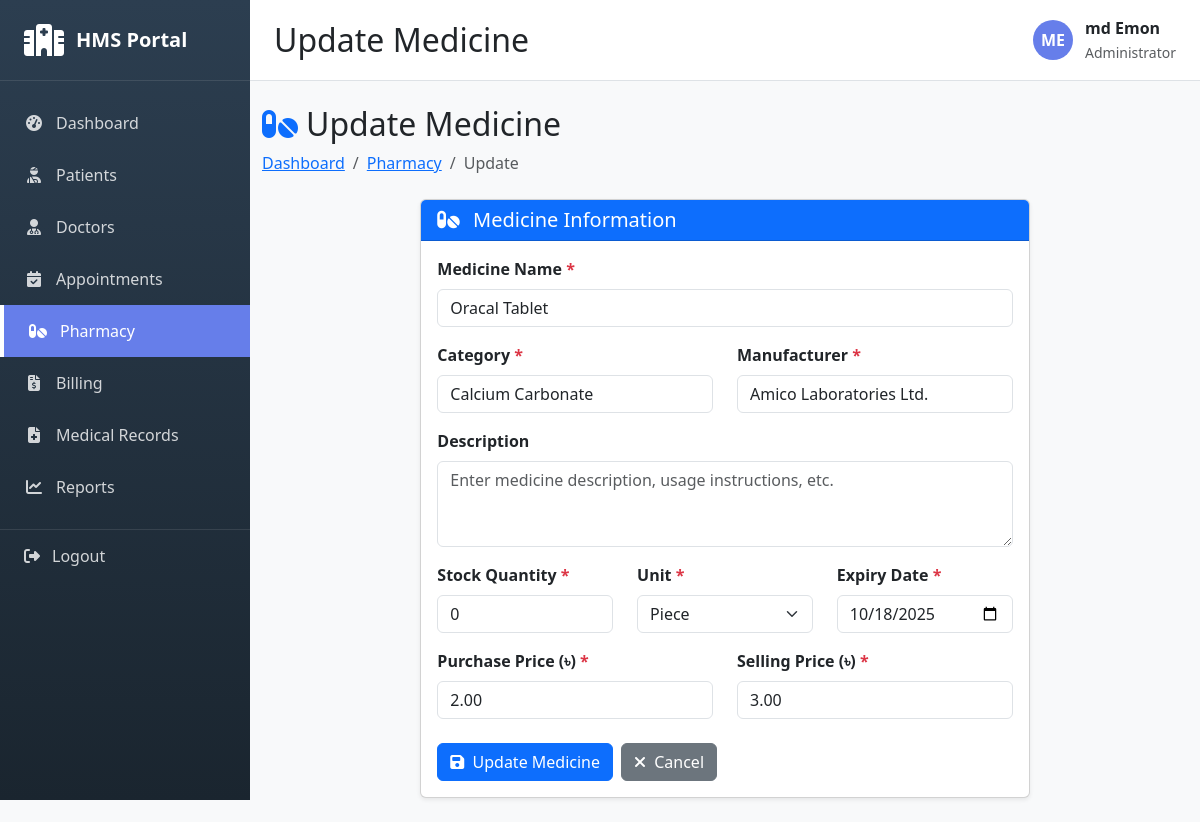
Page /pharmacy/2/update/ (signed in) on the committed database.
### pharmacy/models.py (models this page shows, shortened)
class Medicine(models.Model):
    UNIT_CHOICES = [
        ('Piece', 'Piece'),
        ('Box', 'Box'),
        ('Bottle', 'Bottle'),
        ('Strip', 'Strip'),
        ('Vial', 'Vial'),
        ('Tube', 'Tube'),
    ]
    medicine_id = models.CharField(max_length=50, unique=True)
    name = models.CharField(max_length=200)
    category = models.CharField(max_length=100)
    manufacturer = models.CharField(max_length=200)
    description = models.TextField(blank=True)
    stock_quantity = models.IntegerField(default=0)
    unit = models.CharField(max_length=50, choices=UNIT_CHOICES)
    expiry_date = models.DateField()
    purchase_price = models.DecimalField(max_digits=10, decimal_places=2)
    selling_price = models.DecimalField(max_digits=10, decimal_places=2)
    reorder_level = models.IntegerField(default=10)
    created_at = models.DateTimeField(auto_now_add=True)
    updated_at = models.DateTimeField(auto_now=True)
    class Meta:
        ordering = ['-created_at']

### pharmacy/views.py (the view, shortened to what this page needs)
# urls.py: path('<int:pk>/update/', views.medicine_update, name='medicine_update'),
@login_required
def medicine_update(request, pk):
    medicine = get_object_or_404(Medicine, pk=pk)
    context = {
        'medicine': medicine,
        'is_update': True
    }
    return render(request, 'pharmacy/medicine_form.html', context)

### templates/pharmacy/medicine_form.html (shortened to what this page needs)
{% extends 'base.html' %}
{% block page_title %}{% if is_update %}Update{% else %}Add New{% endif %} Medicine{% endblock %}
{% block content %}
<div class="container-fluid py-4">
    <div class="mb-4">
        <h2><i class="fas fa-pills text-primary me-2"></i>{% if is_update %}Update Medicine{% else %}Add New Medicine{% endif %}</h2>
        <nav aria-label="breadcrumb">
            <ol class="breadcrumb mb-0">
                <li class="breadcrumb-item"><a href="{% url 'dashboard' %}">Dashboard</a></li>
                <li class="breadcrumb-item"><a href="{% url 'pharmacy:medicine_list' %}">Pharmacy</a></li>
                <li class="breadcrumb-item active">{% if is_update %}Update{% else %}Add{% endif %}</li>
            </ol>
        </nav>
    </div>
    <div class="row justify-content-center">
        <div class="col-lg-8">
            <div class="card shadow-sm">
                <div class="card-header bg-primary text-white">
                    <h5 class="mb-0">
                        <i class="fas fa-pills me-2"></i>
                        Medicine Information
                    </h5>
                </div>
                <div class="card-body">
                    <form method="post">
                        <div class="row mb-3">
                            <div class="col-md-{% if is_update %}12{% else %}6{% endif %}">
                                <label class="form-label fw-bold">Medicine Name <span class="text-danger">*</span></label>
                                <input type="text" name="name" class="form-control"
                                       value="{% if is_update %}{{ medicine.name }}{% endif %}"
                                       placeholder="e.g., Napa 500mg" required>
                            </div>
                        </div>
                        <div class="row mb-3">
                            <div class="col-md-6">
                                <label class="form-label fw-bold">Category <span class="text-danger">*</span></label>
                                <input type="text" name="category" class="form-control"
                                       value="{% if is_update %}{{ medicine.category }}{% endif %}"
                                       placeholder="e.g., Analgesic" required>
                            </div>
                            <div class="col-md-6">
                                <label class="form-label fw-bold">Manufacturer <span class="text-danger">*</span></label>
                                <input type="text" name="manufacturer" class="form-control"
                                       value="{% if is_update %}{{ medicine.manufacturer }}{% endif %}"
                                       placeholder="e.g., Square Pharmaceuticals" required>
                            </div>
                        </div>
                        <div class="mb-3">
                            <label class="form-label fw-bold">Description</label>
                            <textarea name="description" class="form-control" rows="3"
                                      placeholder="Enter medicine description, usage instructions, etc.">{% if is_update %}{{ medicine.description }}{% endif %}</textarea>
                        </div>
                        <div class="row mb-3">
                            <div class="col-md-4">
                                <label class="form-label fw-bold">Stock Quantity <span class="text-danger">*</span></label>
                                <input type="number" name="stock_quantity" class="form-control"
                                       value="{% if is_update %}{{ medicine.stock_quantity }}{% endif %}"
                                       placeholder="0" required min="0">
                            </div>
                            <div class="col-md-4">
                                <label class="form-label fw-bold">Unit <span class="text-danger">*</span></label>
                                <select name="unit" class="form-select" required>
                                    <option value="Piece" {% if is_update and medicine.unit == 'Piece' %}selected{% endif %}>Piece</option>
                                </select>
                            </div>
                            <div class="col-md-4">
                                <label class="form-label fw-bold">Expiry Date <span class="text-danger">*</span></label>
                                <input type="date" name="expiry_date" class="form-control"
                                       value="{% if is_update %}{{ medicine.expiry_date|date:'Y-m-d' }}{% endif %}"
                                       required>
                            </div>
                        </div>
                        <div class="row mb-4">
                            <div class="col-md-6">
                                <label class="form-label fw-bold">Purchase Price (৳) <span class="text-danger">*</span></label>
                                <input type="number" name="purchase_price" class="form-control"
                                       value="{% if is_update %}{{ medicine.purchase_price }}{% endif %}"
                                       placeholder="0.00" step="0.01" required min="0">
                            </div>
                            <div class="col-md-6">
                                <label class="form-label fw-bold">Selling Price (৳) <span class="text-danger">*</span></label>
                                <input type="number" name="selling_price" class="form-control"
                                       value="{% if is_update %}{{ medicine.selling_price }}{% endif %}"
                                       placeholder="0.00" step="0.01" required min="0">
                            </div>
                        </div>
                        <div class="d-flex gap-2">
                            <button type="submit" class="btn btn-primary">
                                <i class="fas fa-save me-1"></i>
                                {% if is_update %}Update Medicine{% else %}Add Medicine{% endif %}
                            </button>
                            <a href="{% url 'pharmacy:medicine_list' %}" class="btn btn-secondary">
                                <i class="fas fa-times me-1"></i> Cancel
                            </a>
                        </div>
                    </form>
                </div>
            </div>
        </div>
    </div>
</div>
{% endblock %}

### templates/base.html (shortened to what this page needs)
<!DOCTYPE html>
<html lang="en">
<head>
    <link href="https://cdnjs.cloudflare.com/ajax/libs/bootstrap/5.3.2/css/bootstrap.min.css" rel="stylesheet">
    <link href="https://cdnjs.cloudflare.com/ajax/libs/font-awesome/6.4.0/css/all.min.css" rel="stylesheet">
</head>
<body>
    <div class="sidebar">
        <div class="sidebar-brand">
            <i class="fas fa-hospital"></i>
            <h4>HMS Portal</h4>
        </div>
        <div class="sidebar-menu">
            <a href="{% url 'dashboard' %}" class="{% if request.path == '/' %}active{% endif %}">
                <i class="fas fa-tachometer-alt"></i>
                <span>Dashboard</span>
            </a>
            <a href="{% url 'patients:patient_list' %}" class="{% if 'patients' in request.path %}active{% endif %}">
                <i class="fas fa-user-injured"></i>
                <span>Patients</span>
            </a>
            <a href="{% url 'doctors:doctor_list' %}" class="{% if 'doctors' in request.path %}active{% endif %}">
                <i class="fas fa-user-md"></i>
                <span>Doctors</span>
            </a>
            <a href="{% url 'appointments:appointment_list' %}" class="{% if 'appointments' in request.path %}active{% endif %}">
                <i class="fas fa-calendar-check"></i>
                <span>Appointments</span>
            </a>
            <a href="{% url 'pharmacy:medicine_list' %}" class="{% if 'pharmacy' in request.path %}active{% endif %}">
                <i class="fas fa-pills"></i>
                <span>Pharmacy</span>
            </a>
            <a href="{% url 'billing:bill_list' %}" class="{% if 'billing' in request.path %}active{% endif %}">
                <i class="fas fa-file-invoice-dollar"></i>
                <span>Billing</span>
            </a>
            <a href="{% url 'medical_records:medical_record_list' %}" class="{% if 'medical-records' in request.path %}active{% endif %}">
                <i class="fas fa-file-medical"></i>
                <span>Medical Records</span>
            </a>
            <a href="{% url 'reports:reports_home' %}" class="{% if 'reports' in request.path %}active{% endif %}">
                <i class="fas fa-chart-line"></i>
                <span>Reports</span>
            </a>
        </div>
        <a href="{% url 'accounts:logout' %}" class="logout-btn">
            <i class="fas fa-sign-out-alt"></i>
            <span>Logout</span>
        </a>
    </div>
    <div class="main-content">
        <div class="topbar d-flex justify-content-between align-items-center">
            <h2 class="mb-0">{% block page_title %}Dashboard{% endblock %}</h2>
            <div class="user-info">
                <div class="user-avatar">
                    {{ user.first_name.0|upper }}{{ user.last_name.0|upper }}
                </div>
                <div>
                    <div class="fw-bold">{{ user.get_full_name }}</div>
                    <small class="text-muted">Administrator</small>
                </div>
            </div>
        </div>
        <div class="content-wrapper">
            {% block content %}{% endblock %}
        </div>
    </div>
</body>
</html>

### templates/base.html (style rules this page uses)
:root { --sidebar-bg: #2c3e50; --primary-color: #667eea; --sidebar-width: 250px; }
body { font-family: 'Segoe UI', Tahoma, Geneva, Verdana, sans-serif; background-color: #f8f9fa; }
.sidebar { position: fixed; top: 0; left: 0; height: 100vh; width: var(--sidebar-width); background: linear-gradient(180deg, #2c3e50 0%, #1a252f 100%); color: white; overflow-y: auto; z-index: 1000; transition: all 0.3s; }
.sidebar-brand { padding: 1.5rem; border-bottom: 1px solid rgba(255,255,255,0.1); display: flex; align-items: center; gap: 0.75rem; }
.sidebar-brand i { font-size: 2rem; }
.sidebar-brand h4 { margin: 0; font-size: 1.25rem; font-weight: bold; }
.sidebar-menu { padding: 1rem 0; }
.sidebar-menu a { display: flex; align-items: center; padding: 0.875rem 1.5rem; color: rgba(255,255,255,0.8); text-decoration: none; transition: all 0.3s; }
.sidebar-menu a.active { background-color: var(--primary-color); color: white; border-left: 4px solid white; }
.sidebar-menu a i { margin-right: 0.75rem; width: 20px; text-align: center; }
.main-content { margin-left: var(--sidebar-width); min-height: 100vh; }
.topbar { background-color: white; padding: 1rem 1.5rem; border-bottom: 1px solid #dee2e6; position: sticky; top: 0; z-index: 999; }
.user-info { display: flex; align-items: center; gap: 0.75rem; }
.user-avatar { width: 40px; height: 40px; border-radius: 50%; background: var(--primary-color); color: white; display: flex; align-items: center; justify-content: center; font-weight: bold; }
.logout-btn { padding: 0.875rem 1.5rem; color: rgba(255,255,255,0.8); text-decoration: none; display: flex; align-items: center; transition: all 0.3s; border-top: 1px solid rgba(255,255,255,0.1); margin-top: auto; }
.logout-btn i { margin-right: 0.75rem; }

### rows in the picture
Medicine: name "Oracal Tablet", category "Calcium Carbonate", manufacturer "Amico Laboratories Ltd.", stock_quantity "0", unit "Piece", expiry_date "10/18/2025", purchase_price "2.00", selling_price "3.00"

### other values in the picture
{{ user.first_name.0|upper }} "M"
{{ user.last_name.0|upper }} "E"
{{ user.get_full_name }} "md Emon"
